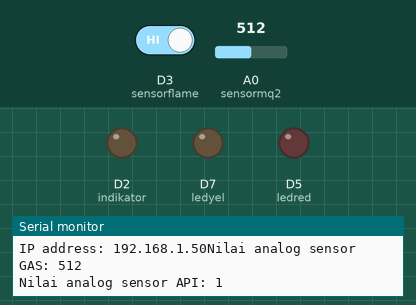
A sketch run on a simulated ESP8266 (NodeMCU). On the bench: output pins drawn as LEDs (lit = HIGH), the last lines printed to the serial monitor. Dashed ring = blinking. Inputs (shaded band) come from the test bench; at power-on: A0 (sensormq2) = 512, D3 (sensorflame) HIGH. WiFi joins after 1.5 s; servers stay silent unless stated.

Above: at 3.0 s.
3.1 s: A0 (sensormq2) set to 985
6.3 s: A0 (sensormq2) set to 1017
At 7.8 s:
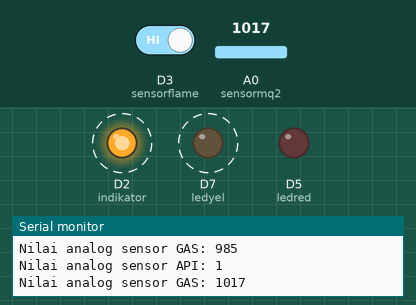
11.6 s: D3 (sensorflame) driven LOW
At 12.2 s:
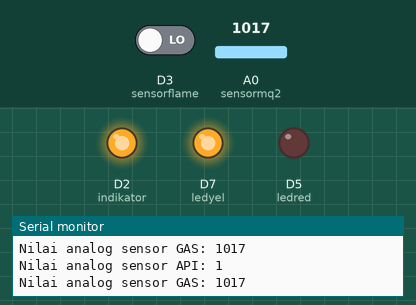
15.8 s: D3 (sensorflame) driven HIGH
At 17.2 s:
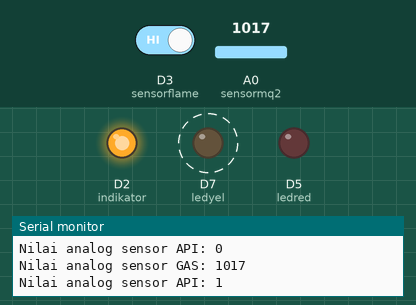
21.1 s: A0 (sensormq2) set to 990
At 22.3 s:
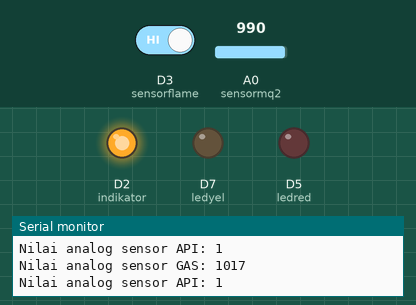
Timing chart, 0 to 24.1 s (numbered marks = the images above; inputs shaded):
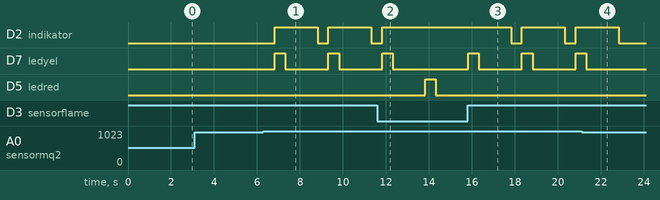

Measured:
- the behaviour switches between 1000 and 1001 on A0 (sensormq2) (found by bisection; images 0 and 1)
- after the input at 6.3 s, D2 (indikator): alternates HIGH for 2.0 s and LOW for 0.50 s, starting after 0.52 s; D7 (ledyel): alternates HIGH for 0.50 s and LOW for 2.0 s, starting after 0.52 s
- after the input at 11.6 s, D2 (indikator): goes on until 11.8 s, then stays HIGH; D7 (ledyel): goes on until 12.3 s, then stays LOW; D5 (ledred): LOW → HIGH after 2.2 s, → LOW 0.50 s later
- after the input at 15.8 s, D2 (indikator): alternates HIGH for 2.0 s and LOW for 0.50 s, starting after 2.0 s; D7 (ledyel): LOW → HIGH after 2.5 s, → LOW 0.50 s later, → HIGH 2.0 s later; D5 (ledred): stays LOW (without the input it goes to HIGH after 2.0 s)
- after the input at 21.1 s, D2 (indikator): goes on until 22.8 s, then stays LOW; D7 (ledyel): goes on until 21.3 s, then stays LOW

The sketch:

PercobaanPemadam2.ino
```cpp
#include <ESP8266WiFi.h>
#define BLYNK_PRINT Serial   ///input libbrary
#include <BlynkSimpleEsp8266.h>  // input library blynk esp 8266

// Network SSID
const char* ssid = "DREV"; /////////ganti sesuai ssid klean
const char* pass = "ojoomong"; /////////ganti sesuai psswrd klean

//Kode Blynk
const char* auth = "QX9MEi97X5FBlmAJk18US94Mw_X-Izk_"; // kode blynk ganti sesuai blynk klean

#define sensormq2 A0     /// Sensor pin a0
#define sensorflame D3  /// sensor flame di pin d3
#define indikator D2  /// Indikator speaker
#define ledred D5        // led red di pin d5
#define ledyel D7        //led yellow di D7
#define relay D8

void setup() {

  Serial.begin(115200);
  Blynk.begin(auth, ssid, pass);
  delay(10);

  ////////////////////////////////////////////////////Connect WiFi
  Serial.println();
  Serial.println();
  Serial.print("Connecting to ");
  Serial.println(ssid);
  WiFi.hostname("Drev"); /////////ganti sesuai ssid klean
  WiFi.begin(ssid, pass);

  while (WiFi.status() != WL_CONNECTED) {
    delay(500);
    Serial.print(".");
  }
  Serial.println("");
  Serial.println("WiFi connected");

  // Print the IP address
  Serial.print("IP address: ");
  Serial.print(WiFi.localIP());
  //////////////////////////////////////////////////////////

  /////Sensor MQ 2 /////////////////////////////////////////
  pinMode(sensormq2, INPUT);   /// sensor sebagai input
  pinMode(indikator, OUTPUT); ///indikator speaker sebagai output
  pinMode(ledyel, OUTPUT);
  /////////////////////////////////////////////////////////

  /////Sensor Flame /////////////////////////////////////////
  pinMode(sensorflame, INPUT);   /// sensor sebagai input
  pinMode(indikator, OUTPUT); ///indikator speaker sebagai output
  pinMode(ledred, OUTPUT);
  /////////////////////////////////////////////////////////connect wifi
}

void loop() {
///////////////////////////////MQ 2////////////////////////////
int nilaimq2=(analogRead(sensormq2));
Serial.print("Nilai analog sensor GAS: ");
Serial.println(nilaimq2);
delay (500);

  if(nilaimq2>1000)                                  // sensor on
  {
    digitalWrite(indikator, HIGH);                    //Speaker On
    {
      digitalWrite(ledyel, HIGH);
      delay(500);
      digitalWrite(ledyel, LOW);
      delay(500);
    }
    Blynk.notify("LAPOR Boss... ADA gas bocorrr ^_^");  //send notify blynk
    Blynk.virtualWrite(V0, 255);
  }
  else
  {
    digitalWrite(indikator, LOW);            ///speaker off
    digitalWrite(ledyel, LOW);
  }
///////////////////////////////////////////////////////////////////////////////


/////////////////////////////////////FLAME///////////////////////////////////
int nilaiflame=digitalRead(sensorflame);
Serial.print("Nilai analog sensor API: ");
Serial.println(nilaiflame);
delay (1000);

  if(nilaiflame==0)                                  // sensor on
  {
    digitalWrite(indikator, HIGH);                    //Speaker On
    {
      digitalWrite(ledred, HIGH);
      delay(500);
      digitalWrite(ledred, LOW);
      delay(500);
      digitalWrite(relay, HIGH);
      delay(500);
    }
    Blynk.notify("LAPOR Boss... Ada API ^_^");  //send notify blynk
    Blynk.virtualWrite(V0, 255);
  }
  else
  {
    digitalWrite(indikator, LOW);            ///speaker off
    digitalWrite(ledred, LOW);
    digitalWrite(relay, LOW);
  }
  ///////////////////////////////////////////////////////////////////////////
  Blynk.run();
  }
```
